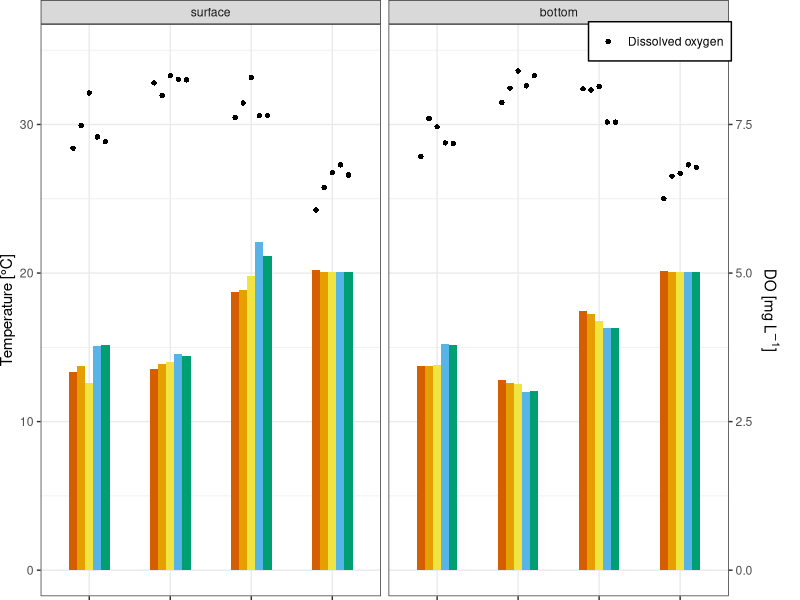
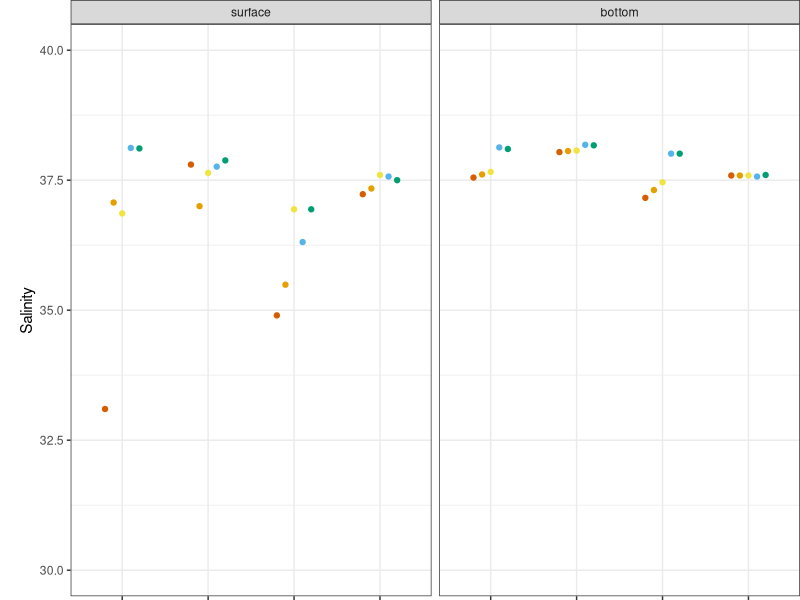
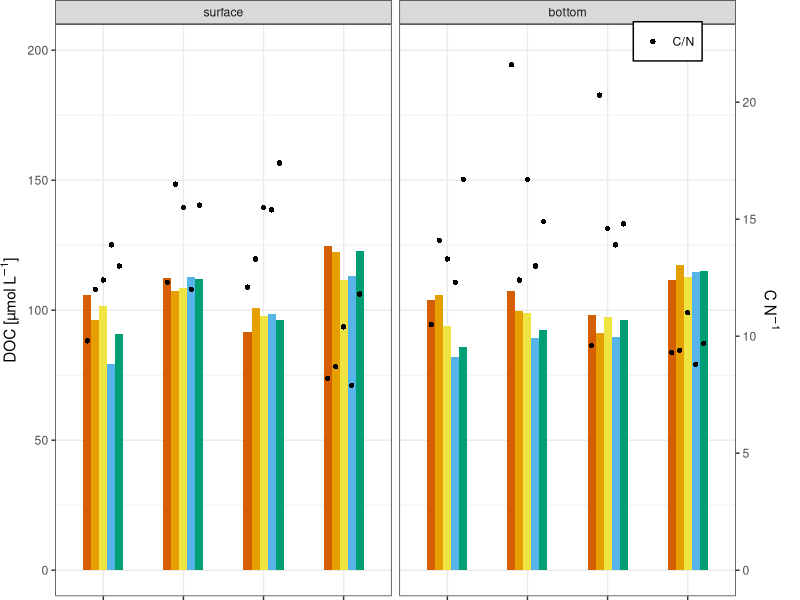
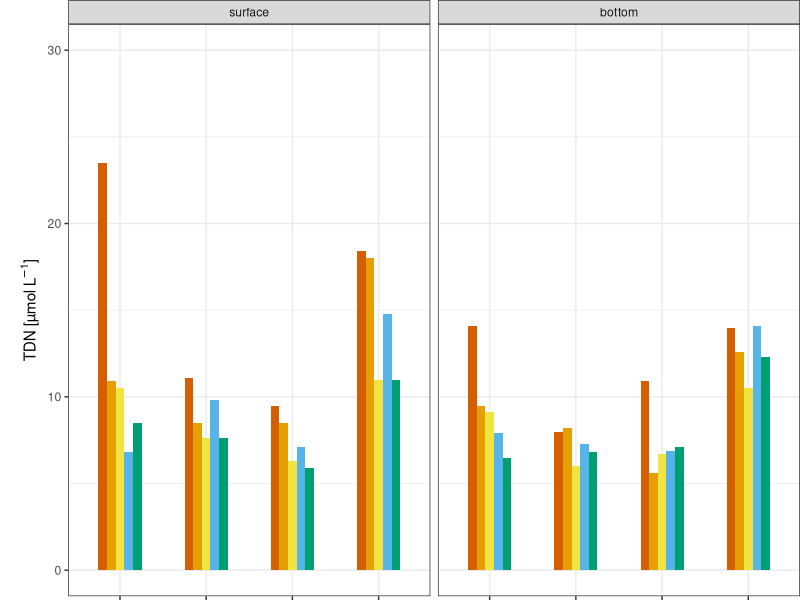
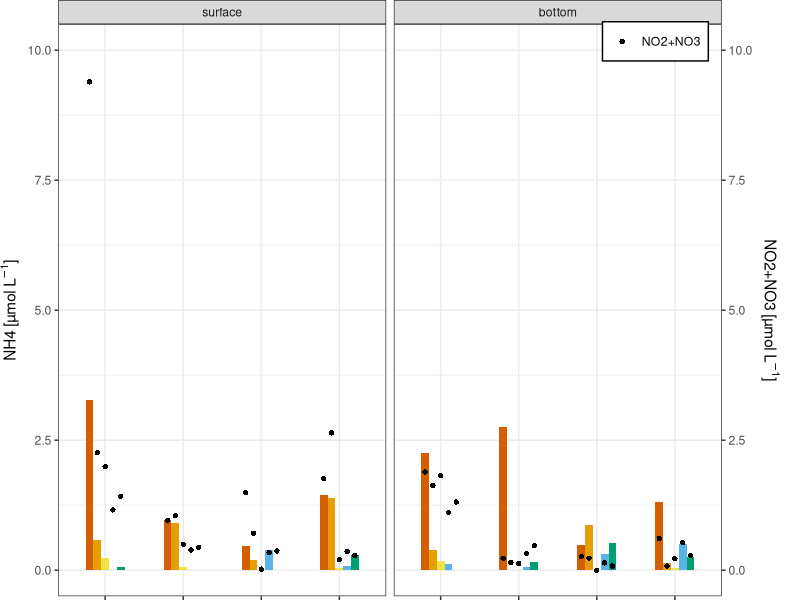
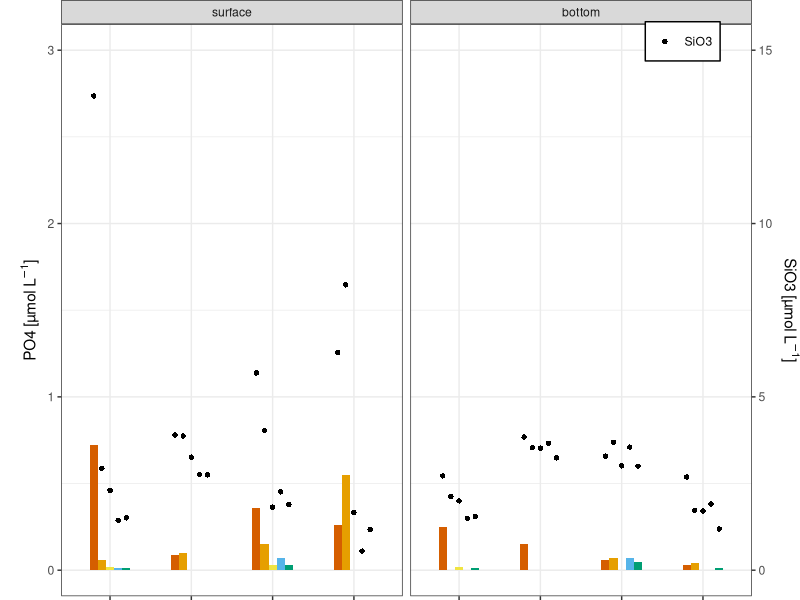
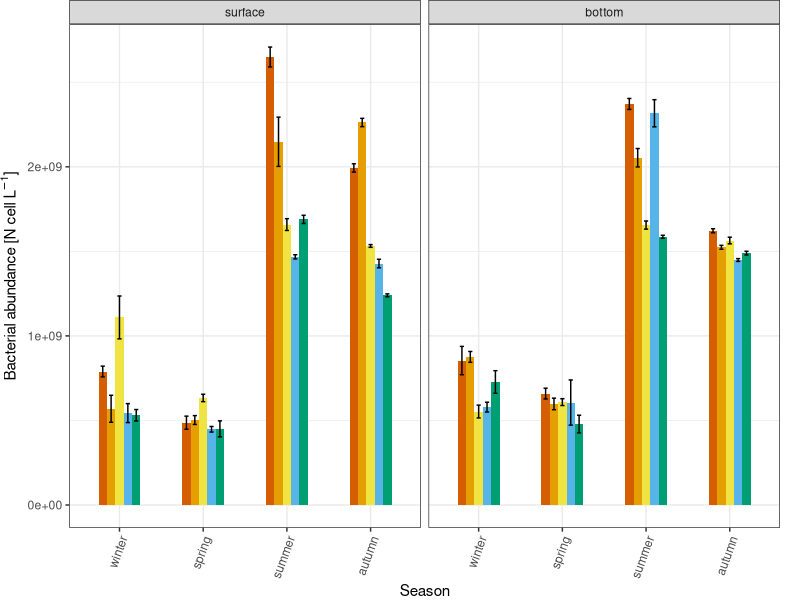
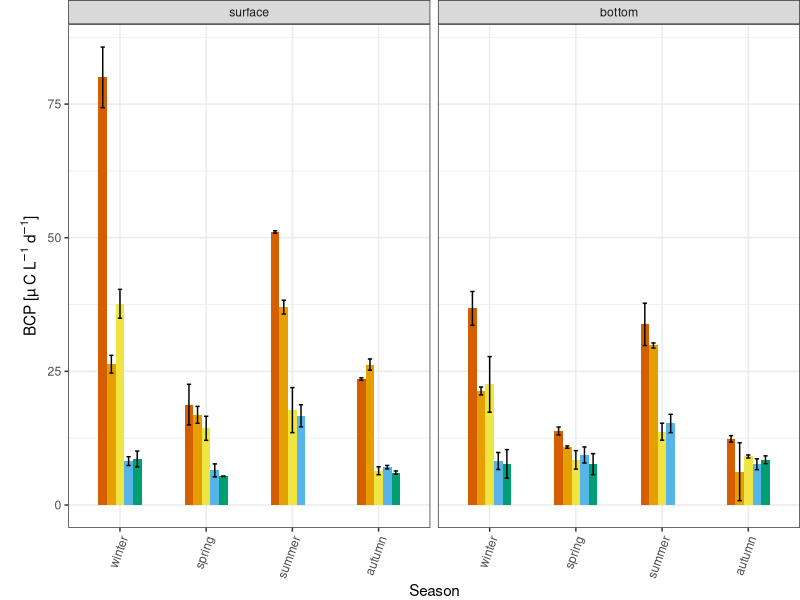

Here is the R script that generated these plots, in order:
#MICROBIOME - Dynamics of water biotic and abiotic paremeters
#Neža Orel, neza.orel@nib.si
#Script for graphs of accompining physical, chemical and biological properties.
#Data was collected during in situ survey 2020, project MIKROBIOM

############################################################################

#Set working directory
setwd("C:/Users/nezao/Documents/5-R/Microbiome2015_2020")

#Load packages
library(readxl)
library(ggplot2)
library(ggpubr)
library(rstatix);packageVersion("rstatix")
library(dplyr);packageVersion("dplyr")
library(tidyr);packageVersion("tidyr")
library(tidyverse);packageVersion("tidyverse")
library("vegan"); packageVersion("vegan")

#Import Sample Data - "metadata"
meta <- read.csv("./data/Metadata_2015_2020.csv", h=T, sep = ",")


# Checking data structure
summary(meta)
str(meta)

#Edit order
all.data <- filter(meta, Dataset == "2020")
all.data$Season <- factor(all.data$Season, levels = c("winter", "spring", "summer", "autumn"))
all.data$Location <- factor(all.data$Location, levels = c("R-Estuary-1", "R-Estuary-2", "NS-Marine","OS-Marine", "SM-Outfall"))
all.data$Depth <- factor(all.data$Depth, levels = c("surface", "bottom"))
str(all.data)

#Edit colour pallete
location.col <- c("R-Estuary-1" = "#D55E00", 
                  "R-Estuary-2" = "#E69F00", 
                  "NS-Marine" = "#F0E442", 
                  "OS-Marine" = "#56B4E9",
                  "SM-Outfall" = "#009E73")
season.col <- c("winter" = "#56B4E9", 
                "spring" = "#F0E442", 
                "summer" = "#D55E00", 
                "autumn" = "#E69F00")


#Graph A: Temperature and dissolved oxygen
all.data.a <- ggplot(data = all.data) +
  geom_bar(mapping = aes(x = Season, y = Temperature_sea, fill = Location), position = position_dodge(), stat = 'identity', width = .5, show.legend = FALSE) +
  geom_point(mapping = aes(x = Season, y = Dissolved_Oxygen*4, shape = "Dissolved oxygen", group = Location), position = position_dodge(width=.5), stat = 'identity') +
  scale_y_continuous(name = "Temperature [°C]", limits = c(0,35), 
                     sec.axis = sec_axis(~./4, name = expression (paste("DO [mg ", L^-1, "]")))) +
  scale_fill_manual(values=location.col)  +
  theme_bw() +
  theme(legend.position = c(0.9, 0.97), plot.margin = unit(c(0,1,0,0), "lines"), legend.background = element_rect(colour="black", linetype = "solid"), axis.text.x = element_blank(), axis.title.x = element_blank()) +
  facet_wrap(vars(Depth)) +
  labs(shape = NULL, fill = NULL)
all.data.a 

#Graph B: Salinity
all.data.b <- ggplot(data = all.data) +
  geom_point(mapping = aes(x = Season, y = Salinity, colour = Location), position = position_dodge(width=.5), stat = 'identity', show.legend = FALSE) +
  scale_y_continuous(name = "Salinity", limits = c(30,40)) +
  scale_colour_manual(values=location.col)   +
  theme_bw() +
  facet_wrap(vars(Depth)) +
  theme(legend.position = "top", plot.margin = unit(c(0,0,0,1), "lines"), axis.text.x = element_blank(), axis.title.x = element_blank()) +
  labs(shape = NULL)
all.data.b 


#Graph C: DOC (y) / C/N (y2)
all.data.c <- ggplot(data = all.data) +
  geom_bar(mapping = aes(x = Season, y = DOC, fill = Location), stat = 'identity', width = .5, position = position_dodge(), show.legend = FALSE) +
  geom_point(mapping = aes(x = Season, y = C_N*9, shape = "C/N", group = Location), position = position_dodge(width=.5), stat = 'identity') +
  scale_y_continuous(name = expression (paste("DOC [µmol ", L^-1, "]")), limits = c(0,200),
                     sec.axis = sec_axis(~./9, name = expression (paste("C ", N^-1)))) +
  scale_fill_manual(values=location.col) +
  theme_bw() +
  facet_wrap(vars(Depth)) +
  theme(legend.position = c(0.9, 0.97), plot.margin = unit(c(0,1,0,0), "lines"), legend.background = element_rect(colour="black", linetype = "solid"), axis.text.x = element_blank(), axis.title.x = element_blank()) +
  labs(shape = NULL, fill = NULL)
all.data.c 

#Graph D: TDN
all.data.d <- ggplot(data = all.data) +
  geom_bar(mapping = aes(x = Season, y = TDN, fill = Location), stat = 'identity', width = .5, position = position_dodge(), show.legend = FALSE) +
  scale_y_continuous(name = expression (paste("TDN [µmol ", L^-1, "]")), limits = c(0,30)) +
  scale_fill_manual(values=location.col) +
  theme_bw() +
  facet_wrap(vars(Depth)) +
  theme(legend.position = "top", plot.margin = unit(c(0,0,0,1), "lines"), axis.text.x = element_blank(), axis.title.x = element_blank()) +
  labs(shape = NULL, fill = NULL)
all.data.d 


#Graph E: NH4 (y1) / NO2+NO3 (y2)
all.data.e <- ggplot(data = all.data) +
  geom_bar(mapping = aes(x = Season, y = NH4, fill = Location), stat = 'identity', width = .5, position = position_dodge(), show.legend = FALSE) +
  geom_point(aes(x = Season, y = NO2+NO3, shape = "NO2+NO3", group = Location), position = position_dodge(width=.5), stat = 'identity') +
  scale_y_continuous(name = expression (paste("NH4 [µmol ", L^-1, "]")), limits = c(0,10),
                     sec.axis = sec_axis(~./1, name = expression (paste("NO2+NO3 [µmol ", L^-1, "]")))) +
  scale_fill_manual(values=location.col) +
  theme_bw() +
  facet_wrap(vars(Depth)) +
  theme(legend.position = c(0.9, 0.97), plot.margin = unit(c(0,1,0,0), "lines"), legend.background = element_rect(colour="black", linetype = "solid"), axis.text.x = element_blank(), axis.title.x = element_blank()) +
  labs(shape = NULL, fill = NULL)
all.data.e


#Graph F: PO4 (y1) / SiO3 (y2)
all.data.f <- ggplot(data = all.data) +
  geom_bar(mapping = aes(x = Season, y = PO4, fill = Location), stat = 'identity', width = .5, position = position_dodge(), show.legend = FALSE) +
  geom_point(aes(x = Season, y = SiO3/5, shape = "SiO3", group = Location), position = position_dodge(width=.5), stat = 'identity') +
  scale_y_continuous(name = expression (paste("PO4 [µmol ", L^-1, "]")), limits = c(0,3),
                     sec.axis = sec_axis(~.*5, name = expression (paste("SiO3 [µmol ", L^-1, "]")))) +
  scale_fill_manual(values=location.col) +
  theme_bw() +
  facet_wrap(vars(Depth)) +
  theme(legend.position = c(0.9, 0.97), plot.margin = unit(c(0,0,0,1), "lines"), legend.background = element_rect(colour="black", linetype = "solid"), axis.text.x = element_blank(), axis.title.x = element_blank()) +
  labs(shape = NULL, fill = NULL)
all.data.f


#Graph G: Bacterial abundance
all.data.g <- ggplot(data = all.data, aes(fill=Location)) +
  geom_bar(mapping = aes(x = Season, y = BA_FC), position = position_dodge(), stat = 'identity', width = .5, show.legend = FALSE) +
  geom_errorbar(mapping = aes(x = Season, ymin = BA_FC - BA_FC_STDEV, ymax = BA_FC + BA_FC_STDEV), position = position_dodge(width = .5), stat = 'identity', width = 0.25) +
  scale_y_continuous(name = expression(paste("Bacterial abundance [N cell ", L^-1, "]"))) +
  scale_fill_manual(values=location.col)  +
  theme_bw() +
  facet_wrap(vars(Depth)) +
  theme(legend.position = "top", plot.margin = unit(c(0,1,0,0), "lines"), axis.text.x = element_text(angle = 70, hjust = 1)) +
  labs(shape = NULL, fill = NULL)
all.data.g

#Graph H: Bacterial carbon production
all.data.h <- ggplot(data = all.data, aes(fill=Location)) +
  geom_bar(mapping = aes(x = Season, y = BCP_C), position = position_dodge(), stat = 'identity', width = .5, show.legend = FALSE) +
  geom_errorbar(mapping = aes(x = Season, ymin = BCP_C - BCP_C_STDEV, ymax = BCP_C + BCP_C_STDEV), position = position_dodge(width = .5), stat = 'identity', width = 0.25) +
  scale_y_continuous(name = expression(paste("BCP [µ C ", L^-1, " ", d^-1, "]"))) +
  scale_fill_manual(values=location.col)  +
  theme_bw() +
  facet_wrap(vars(Depth)) +
  theme(legend.position = "right", plot.margin = unit(c(0,0,0,1), "lines"), axis.text.x = element_text(angle = 70, hjust = 1)) +
  labs(shape = NULL, fill = NULL)
all.data.h

ggarrange(all.data.a, all.data.b, all.data.c, all.data.d, all.data.e, all.data.f, all.data.g, all.data.h,
          labels = c("A", "B", "C", "D", "E", "F", "G", "H"), nrow = 4, ncol = 2, align = c("v"))


# CLEAN UP #################################################


# Clear plots
dev.off()  # But only if there IS a plot

# Clear environment
rm(list = ls()) 

# Clear console
cat("\014")  # ctrl+L

